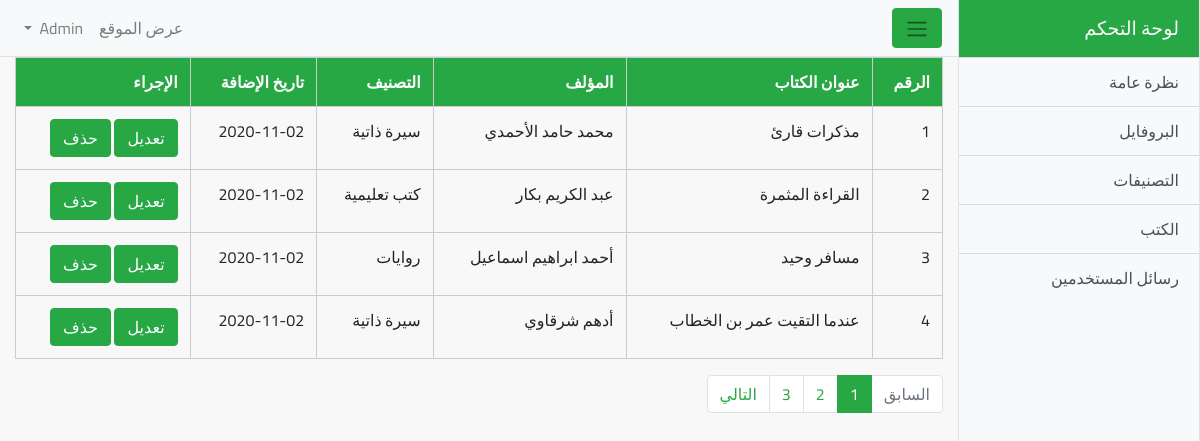
Page /dashboard/books.php (signed in) on the committed database.
### tables this page shows
CREATE TABLE `books` (
  `id` int(11) NOT NULL,
  `bookTitle` varchar(200) NOT NULL,
  `bookAuthor` varchar(255) NOT NULL,
  `bookCat` varchar(200) NOT NULL,
  `bookCover` varchar(200) NOT NULL,
  `book` varchar(300) NOT NULL,
  `bookContent` varchar(10000) NOT NULL,
  `bookDate` date NOT NULL DEFAULT current_timestamp()
);

### dashboard/books.php (the view, shortened to what this page needs)
<?php
  include 'include/header.php';
  if(!isset($_SESSION['adminInfo'])) {
    header('Location:index.php');
    exit();
  } else {
    ?>
    <div class="container-fluid">
      <div class="show-books">
        <table class="table">
          <thead class="thead-dark">
            <tr>
              <th scope="col">الرقم</th>
              <th scope="col">عنوان الكتاب</th>
              <th scope="col">المؤلف</th>
              <th scope="col">التصنيف</th>
              <th scope="col">تاريخ الإضافة</th>
              <th scope="col">الإجراء</th>
            </tr>
          </thead>
          <tbody>
            <?php
              if(isset($_GET['page'])) {
                $page = $_GET['page'];
              } else {
                $page = 1;
              }
              $limit = 4;
              $start = ($page - 1) * $limit;
              $query = "SELECT * FROM books ORDER BY id DESC LIMIT $start, $limit";
              $res = mysqli_query($con, $query);
              $virtualID = ($page - 1) * $limit;
              while($row = mysqli_fetch_assoc($res)) {
                $virtualID++;
                ?>
                <tr>
                  <td><?php echo $virtualID; ?></td>
                  <td><?php echo $row['bookTitle']; ?></td>
                  <td><?php echo $row['bookAuthor']; ?></td>
                  <td><?php echo $row['bookCat']; ?></td>
                  <td><?php echo $row['bookDate']; ?></td>
                  <td>
                    <a href="edit-book.php?id=<?php echo $row['id']; ?>" class="btn btn-success">تعديل</a>
                    <a href="?id=<?php echo $row['id']; ?>" class="btn btn-success confirm">حذف</a>
                  </td>
                </tr>
                <?php
              }
            ?>
          </tbody>
        </table>
        <?php
          $query = "SELECT * FROM books";
          $result = mysqli_query($con, $query);
          $total_cat = mysqli_num_rows($result);
          $total_pages = ceil($total_cat / $limit);
        ?>
        <nav aria-label="Page navigation example">
          <ul class="pagination">
            <li class="page-item <?php if(($page - 1) == 0) {
              echo 'disabled';
            } ?>"><a class="page-link" href="books.php?page=<?php if(($page - 1) > 0) {
                echo $page - 1;
              } else {
                echo 1;
              }
              ?>">السابق</a></li>
            <?php
              for($i = 1; $i <= $total_pages; $i++) {
                ?>
                <li class="page-item <?php if($page == $i) {
                  echo 'active';
                } ?>"><a class="page-link" href="books.php?page=<?php echo $i; ?>"><?php echo $i; ?></a></li>
                <?php
              }
            ?>
            <li class="page-item  <?php if(($page + 1) == $total_pages + 1) {
              echo 'disabled';
            } ?>"><a class="page-link" href="books.php?page=<?php
                if(($page + 1) < $total_pages) {
                  echo $page + 1;
                } elseif(($page + 1) >= $total_pages) {
                  echo $total_pages;
                }
              ?>">التالي</a></li>
          </ul>
        </nav>
      </div>
    </div>
    </div>
    <?php
    include 'include/footer.php';
    ?>
    <?php
  }
?>

### dashboard/include/header.php (shortened to what this page needs)
<!DOCTYPE html>
<html lang="en">
<head>
  <link rel="stylesheet" href="css/bootstrap.min.css">
  <link rel="stylesheet" href="css/bootstrap-rtl.css">
  <link rel="stylesheet" href="css/custom.css">
</head>
<body>
  <div class="d-flex" id="wrapper">
    <div class="bg-light border-right" id="sidebar-wrapper">
      <div class="sidebar-heading bg-success">لوحة التحكم</div>
      <div class="list-group list-group-flush">
        <a href="dashboard.php" class="list-group-item list-group-item-action bg-light">نظرة عامة</a>
        <a href="profile.php" class="list-group-item list-group-item-action bg-light">البروفايل</a>
        <a href="categories.php" class="list-group-item list-group-item-action bg-light">التصنيفات</a>
        <a href="#" class="list-group-item list-group-item-action bg-light" data-toggle="collapse" data-target="#menu">الكتب</a>
        <a href="messages.php" class="list-group-item list-group-item-action bg-light">رسائل المستخدمين</a>
      </div>
    </div>
    <div id="page-content-wrapper">
      <nav class="navbar navbar-expand-lg navbar-light bg-light border-bottom">
        <button class="btn btn-success" id="menu-toggle"><span class="navbar-toggler-icon"></span></button>
        <div class="collapse navbar-collapse" id="navbarSupportedContent">
          <ul class="navbar-nav ml-auto mt-2 mt-lg-0">
            <li class="nav-item">
              <a class="nav-link" href="../index.php" target="_blank">عرض الموقع <span class="sr-only">(current)</span></a>
            </li>
            <li class="nav-item dropdown">
              <a class="nav-link dropdown-toggle" href="#" id="navbarDropdown" role="button" data-toggle="dropdown"
                 aria-haspopup="true" aria-expanded="false">
              </a>
            </li>
          </ul>
        </div>
      </nav>

### dashboard/include/footer.php (shortened to what this page needs)
</body>
</html>

### dashboard/css/custom.css (style rules this page uses)
:root { --light-green: #28a745; }
body { overflow-x: hidden; direction: rtl; font-family: "Cairo", sans-serif; }
.navbar-light .navbar-nav .nav-link { transition: 0.3s; }
#sidebar-wrapper { min-height: 100vh; margin-right: -15rem; -webkit-transition: margin 0.25s ease-out; -moz-transition: margin 0.25s ease-out; -o-transition: margin 0.25s ease-out; transition: margin 0.25s ease-out; }
.border-right { border-left: 1px solid #dee2e6 !important; }
#sidebar-wrapper .sidebar-heading { padding: 0.875rem 1.25rem; font-size: 1.2rem; background: var(--light-green); color: #f8f8f8; }
#sidebar-wrapper .list-group { width: 15rem; }
#page-content-wrapper { min-width: 100vw; }
@media (min-width: 768px) { #sidebar-wrapper { margin-right: 0; } }
@media (min-width: 768px) { #page-content-wrapper { min-width: 0; width: 100%; background: #f8f8f8; } }
.table .thead-dark th { color: #fff; background-color: var(--light-green); border: 1px solid #ccc; }
.table td, .table tr { border: 1px solid #cccccc; }
a.page-link, a.page-link:hover { color: var(--light-green); }
li.page-item.disabled { cursor: not-allowed; }
li.page-item.active .page-link { background-color: var(--light-green); border-color: var(--light-green); }
a.nav-link.dropdown-toggle { text-transform: capitalize; }

### rows in the picture
books: bookTitle "مذكرات قارئ", bookAuthor "محمد حامد الأحمدي", bookCat "سيرة ذاتية", bookDate "2020-11-02"
books: bookTitle "القراءة المثمرة", bookAuthor "عبد الكريم بكار", bookCat "كتب تعليمية", bookDate "2020-11-02"
books: bookTitle "مسافر وحيد", bookAuthor "أحمد ابراهيم اسماعيل", bookCat "روايات", bookDate "2020-11-02"
books: bookTitle "عندما التقيت عمر بن الخطاب", bookAuthor "أدهم شرقاوي", bookCat "سيرة ذاتية", bookDate "2020-11-02"
